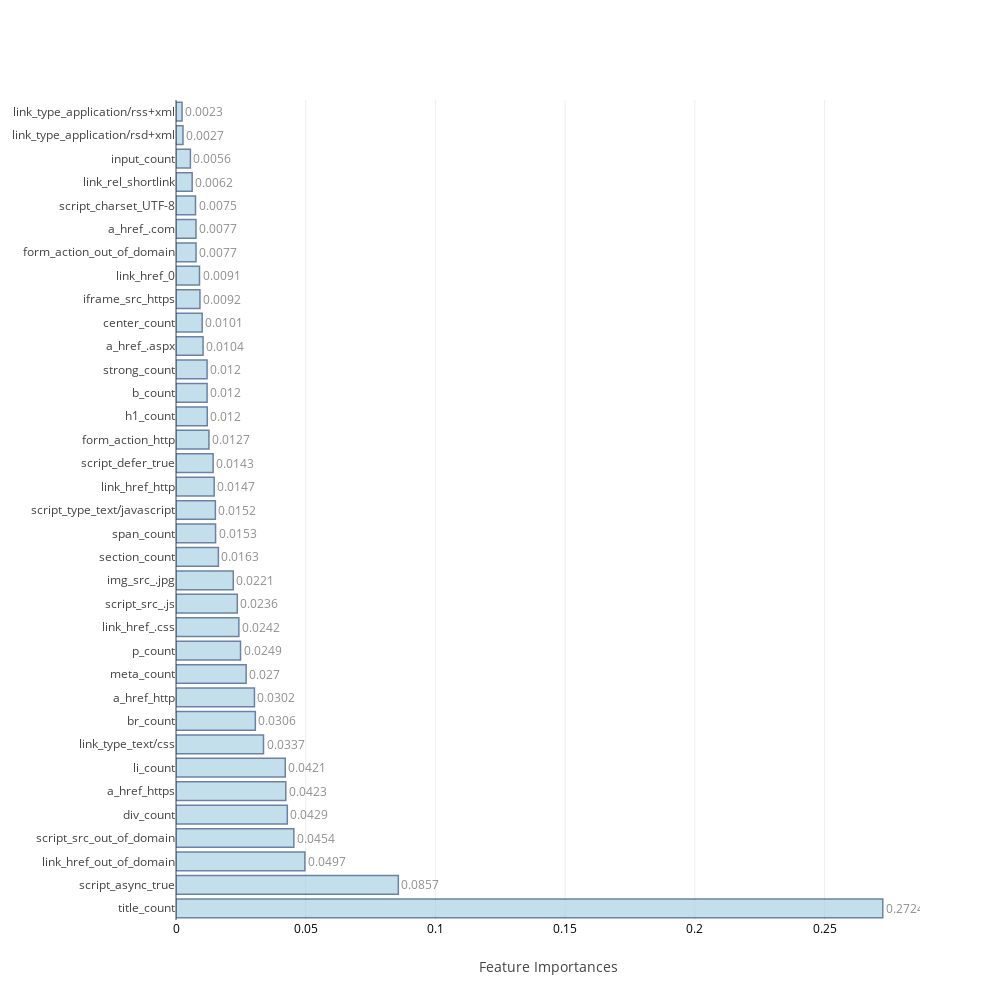

Source (notebook cell):
### Markdown cell above
### <a id='1.B' style="text-decoration : none; color : #000000;"> B. Average Feature Importances</a>

### Code cell
feat_impt_plot(np.average(feat_imp,axis=0),columns)

### Figure 1 — Plotly figure (JSON) as saved in the notebook; plotly's stock layout.template omitted (floating-point values rounded to 4 significant figures)
{"data": [{"marker": {"color": "rgb(158,202,225)", "line": {"color": "rgb(8,48,107)", "width": 1.5}}, "opacity": 0.6, "orientation": "h", "text": [0.2724, 0.0857, 0.0497, 0.0454, 0.0429, 0.0423, 0.0421, 0.0337, 0.0306, 0.0302, 0.027, 0.0249, 0.0242, 0.0236, 0.0221, 0.0163, 0.0153, 0.0152, 0.0147, 0.0143, 0.0127, 0.012, 0.012, 0.012, 0.0104, 0.0101, 0.0092, 0.0091, 0.0077, 0.0077, 0.0075, 0.0062, 0.0056, 0.0027, 0.0023], "textposition": "outside", "type": "bar", "uid": "32b4b44f-3461-4e0f-8a72-438d0129099e", "x": [0.2724, 0.08569, 0.04967, 0.04542, 0.0429, 0.04232, 0.04211, 0.03373, 0.03058, 0.03024, 0.02704, 0.02488, 0.02422, 0.02363, 0.02208, 0.01634, 0.01525, 0.01518, 0.01471, 0.01431, 0.01269, 0.01205, 0.01199, 0.01198, 0.01043, 0.01009, 0.009227, 0.009063, 0.007721, 0.007693, 0.007516, 0.006232, 0.005552, 0.002694, 0.002328], "y": ["title_count", "script_async_true", "link_href_out_of_domain", "script_src_out_of_domain", "div_count", "a_href_https", "li_count", "link_type_text/css", "br_count", "a_href_http", "meta_count", "p_count", "link_href_.css", "script_src_.js", "img_src_.jpg", "section_count", "span_count", "script_type_text/javascript", "link_href_http", "script_defer_true", "form_action_http", "h1_count", "b_count", "strong_count", "a_href_.aspx", "center_count", "iframe_src_https", "link_href_0", "form_action_out_of_domain", "a_href_.com", "script_charset_UTF-8", "link_rel_shortlink", "input_count", "link_type_application/rsd+xml", "link_type_application/rss+xml"]}], "layout": {"autosize": false, "height": 1000, "width": 1000, "xaxis": {"tickfont": {"color": "black", "size": 12}, "title": "Feature Importances"}, "yaxis": {"automargin": true}}}
